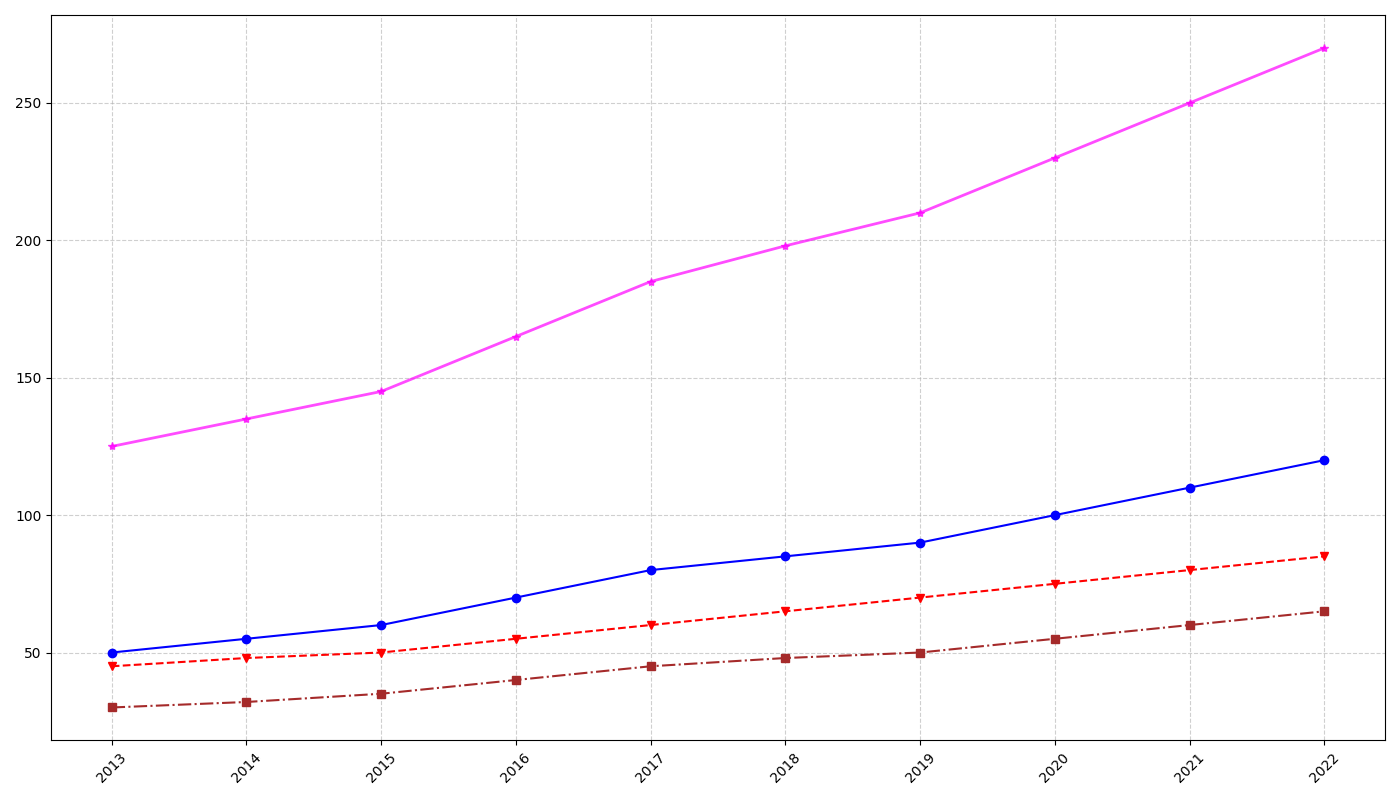

This figure's Python source:
import matplotlib.pyplot as plt
import numpy as np

years = np.arange(2013, 2023)
apple_sales = np.array([50, 55, 60, 70, 80, 85, 90, 100, 110, 120])
orange_sales = np.array([45, 48, 50, 55, 60, 65, 70, 75, 80, 85])
grape_sales = np.array([30, 32, 35, 40, 45, 48, 50, 55, 60, 65])
total_sales = apple_sales + orange_sales + grape_sales # Removed pineapple sales from total

fig, ax = plt.subplots(figsize=(14, 8))
ax.plot(years, apple_sales, marker='o', linestyle='-', color='blue')
ax.plot(years, orange_sales, marker='v', linestyle='--', color='red')
ax.plot(years, grape_sales, marker='s', linestyle='-.', color='brown')
ax.plot(years, total_sales, marker='*', linestyle='-', linewidth=2, color='magenta', alpha=0.7)

ax.set_xticks(years)
ax.set_xticklabels(years, rotation=45)
ax.grid(True, linestyle='--', alpha=0.6)

plt.tight_layout()
plt.show()
